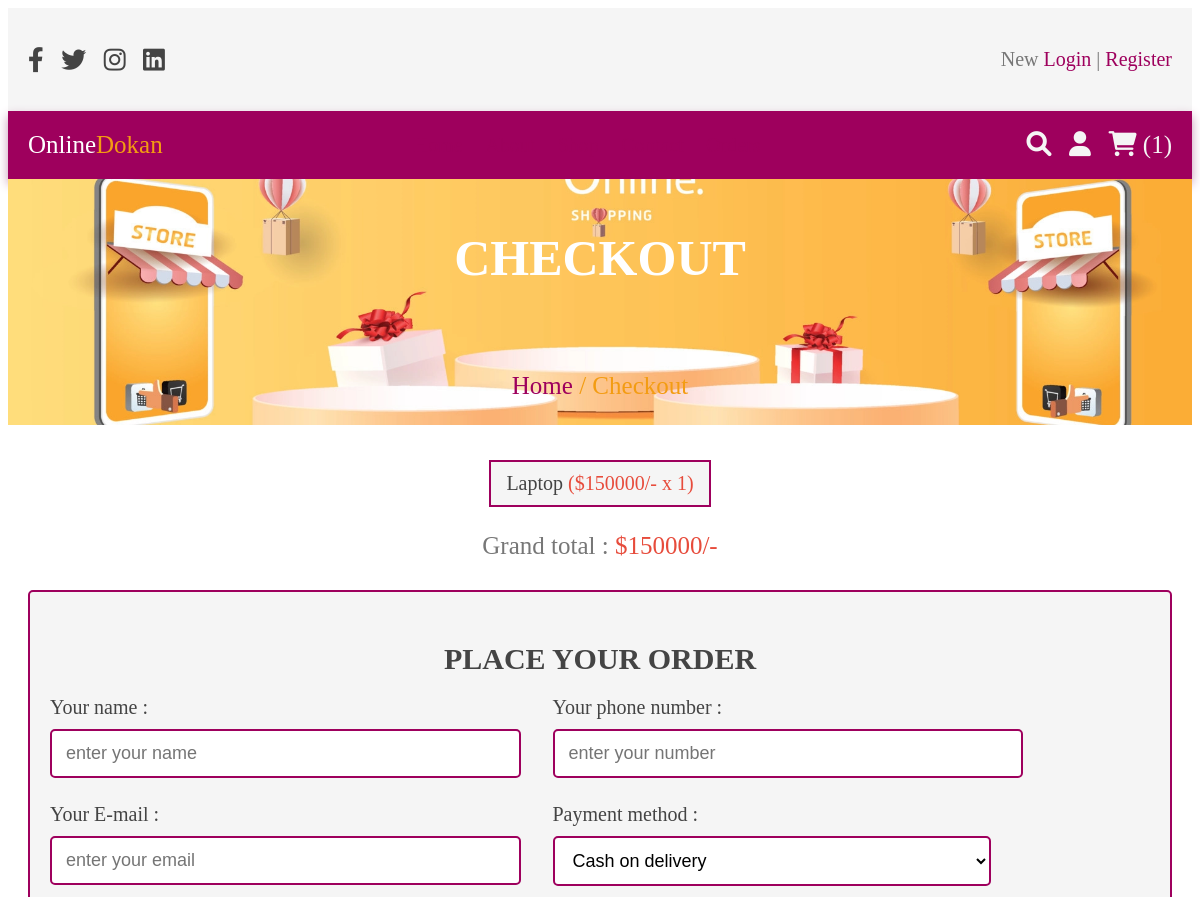
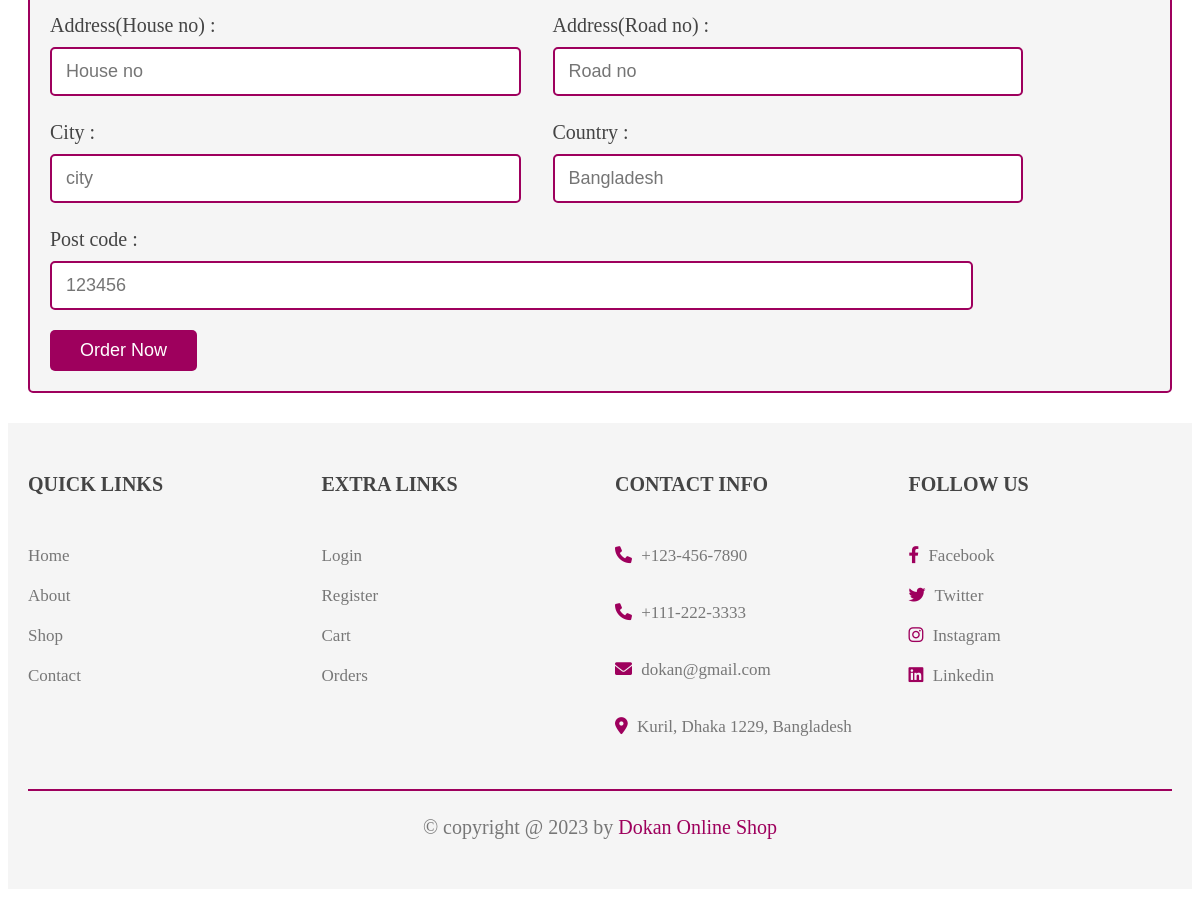
Screenshot of /php/checkout.php (signed in) with the database file from the repository (2 pictures, top to bottom).
### tables this page shows
CREATE TABLE `cart` (
  `id` int(100) NOT NULL,
  `user_id` int(100) NOT NULL,
  `name` varchar(100) NOT NULL,
  `price` int(100) NOT NULL,
  `quantity` int(100) NOT NULL,
  `image` varchar(100) NOT NULL
);

### php/checkout.php (the view, shortened to what this page needs)
<?php
include 'connection.php';
$user_id = $_SESSION['user_id'];
?>
<!DOCTYPE html>
<html lang="en">
<head>
   <link rel="stylesheet" href="https://cdnjs.cloudflare.com/ajax/libs/font-awesome/6.0.0/css/all.min.css">
   <link rel="stylesheet" href="../css/style.css">
</head>
<body>
<?php include 'header.php'; ?>
<div class="heading">
   <h3>Checkout</h3>
   <p> <a href="home.php" style="text-decoration: none;">Home</a> / Checkout </p>
</div>
<section class="display-order">
   <?php
      $grand_total = 0;
      $select_cart = mysqli_query($conn, "SELECT * FROM `cart` WHERE user_id = '$user_id'") or die('query failed');
      if(mysqli_num_rows($select_cart) > 0){
         while($fetch_cart = mysqli_fetch_assoc($select_cart)){
            $total_price = ($fetch_cart['price'] * $fetch_cart['quantity']);
            $grand_total += $total_price;
   ?>
   <p> <?php echo $fetch_cart['name']; ?> <span>(<?php echo '$'.$fetch_cart['price'].'/-'.' x '. $fetch_cart['quantity']; ?>)</span> </p>
   <?php
      }
   }else{
      echo '<p class="empty">Your cart is empty</p>';
   }
   ?>
   <div class="grand-total"> Grand total : <span>$<?php echo $grand_total; ?>/-</span> </div>
</section>
<section class="checkout">
   <form action="" method="post" class="checkoutform" id="checkoutform" autocomplete="off" onsubmit="return checkoutvalidate()">
      <h3>Place your order</h3>
      <div class="flex">
         <div class="inputBox">
            <span>Your name :</span>
            <input type="text" name="name" id="name" placeholder="enter your name"><div id="nam"></div>
         </div>
         <div class="inputBox">
            <span>Your phone number :</span>
            <input type="number" name="number" id="number" placeholder="enter your number"><div id="pnum"></div>
         </div>
         <div class="inputBox">
            <span>Your E-mail :</span>
            <input type="email" name="email" id="email" placeholder="enter your email"><div id="checkoutMail"></div>
         </div>
         <div class="inputBox">
            <span>Payment method :</span>
            <select name="method" id="method">
               <option value="cash on delivery">Cash on delivery</option>
            </select><div id="pmethod"></div>
         </div>
         <div class="inputBox">
            <span>Address(House no) :</span>
            <input type="number" min="0" name="flat" id="flat" placeholder="House no"><div id="checkoutflat"></div>
         </div>
         <div class="inputBox">
            <span>Address(Road no) :</span>
            <input type="text" name="street" id="street" placeholder="Road no"><div id="checkoutstreet"></div>
         </div>
         <div class="inputBox">
            <span>City :</span>
            <input type="text" name="city" id="city" placeholder="city"><div id="checkoutcity"></div>
         </div>
         <div class="inputBox">
            <span>Country :</span>
            <input type="text" name="country" id="country" placeholder="Bangladesh"><div id="checkoutcountry"></div>
         </div>
         <div class="inputBox">
            <span>Post code :</span>
            <input type="number" min="0" name="pin_code" id="pin_code" placeholder="123456"><div id="checkoutpin"></div>
         </div>
      </div>
      <input type="submit" value="Order now" class="btn" name="order_btn">
   </form>
</section>
<?php include 'footer.php'; ?>
</body>
</html>

### css/style.css (style rules this page uses)
:root { --main-color: rgba(158,0,93); --red:#e74c3c; --orange:#f39c12; --black:#444; --white:#fff; --light-bg:#f5f5f5; --light-color:#777; --border:.2rem solid var(--main-color); --box-shadow:0 .5rem 1rem rgba(199, 149, 180); }
html { font-size: 62.5%; overflow-x: hidden; }
section { padding:3rem 2rem; }
.btn, .option-btn, .delete-btn, .white-btn { display: inline-block; margin-top: 1rem; padding:1rem 3rem; cursor: pointer; color:var(--white); font-size: 1.8rem; border-radius: .5rem; text-transform: capitalize; }
.white-btn, .btn { background-color: var(--main-color); border-style: hidden; }
.heading { min-height: 30vh; display: flex; flex-flow: column; align-items: center; justify-content: center; gap:1rem; background: url(../images/shop2.webp) no-repeat; background-size: cover; background-position: center; text-align: center; }
.heading h3 { font-size: 5rem; color:var(--white); text-transform: uppercase; }
.heading p { font-size: 2.5rem; color:var(--orange); }
.heading p a { color:var(--main-color); }
.display-order { max-width: 1200px; margin: 0 auto; text-align: center; padding-bottom: 0; }
.display-order p { background-color: var(--light-bg); color:var(--black); font-size: 2rem; padding:1rem 1.5rem; border:var(--border); display: inline-block; margin:.5rem; }
.display-order p span { color:var(--red); }
.display-order .grand-total { margin-top: 2rem; font-size: 2.5rem; color:var(--light-color); }
.display-order .grand-total span { color:var(--red); }
.checkout form { max-width: 1200px; padding:2rem; margin:0 auto; border:var(--border); background-color: var(--light-bg); border-radius: .5rem; }
.checkout form h3 { text-align: center; margin-bottom: 2rem; color:var(--black); text-transform: uppercase; font-size: 3rem; }
.checkout form .flex { display: flex; flex-wrap: wrap; gap:1.5rem; width:90%; }
.checkout form .flex .inputBox { flex:1 1 40rem; }
.checkout form .flex span { font-size: 2rem; color:var(--black); }
.checkout form .flex select, .checkout form .flex input { border:var(--border); width:90%; border-radius: .5rem; width:90%; background-color: var(--white); padding:1.2rem 1.4rem; font-size: 1.8rem; margin:1rem 0; }

### rows the page displays
cart: name "Laptop", price "150000", quantity "1"

### other values shown
$cart_rows_number "1"
$grand_total "150000"
